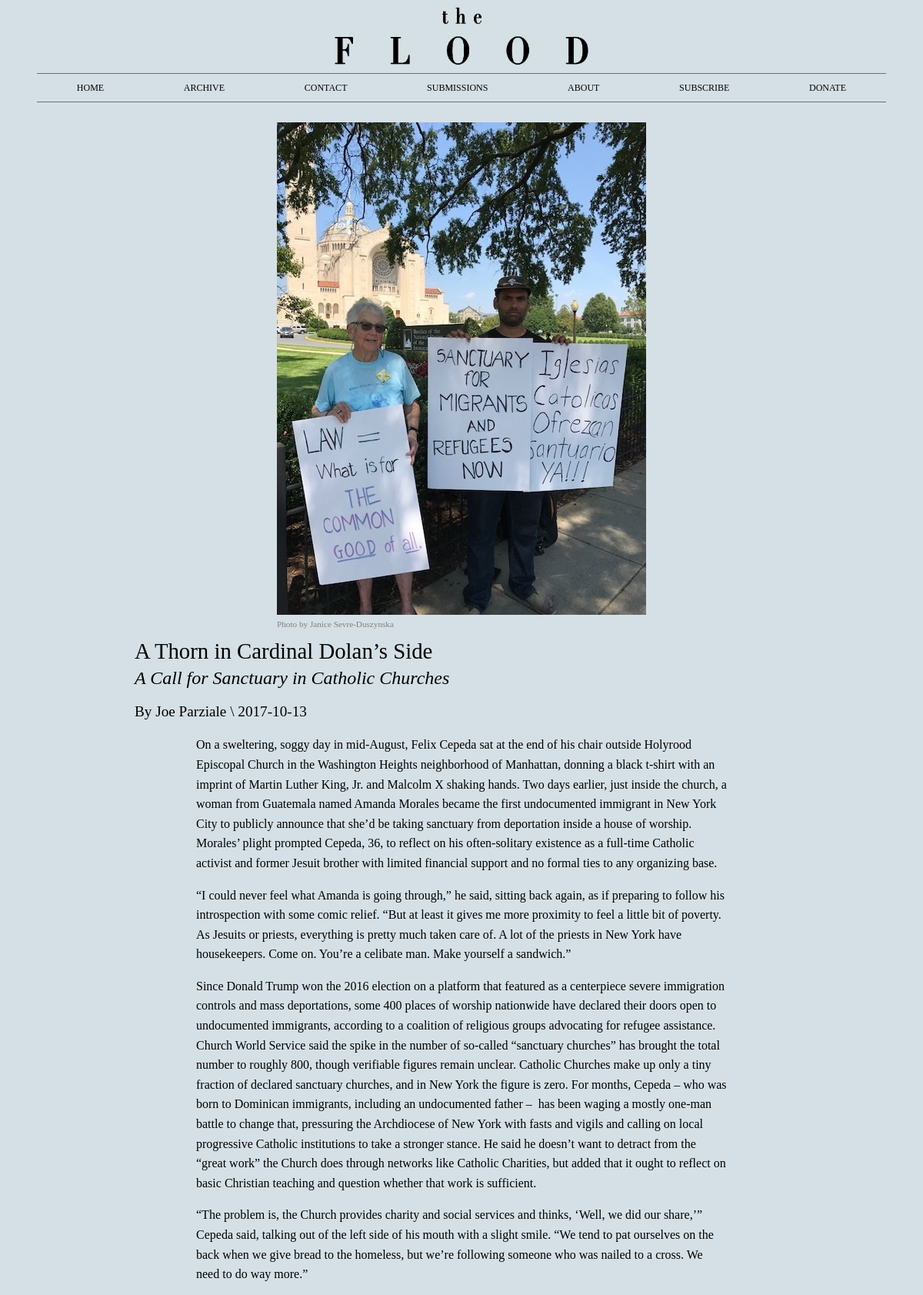
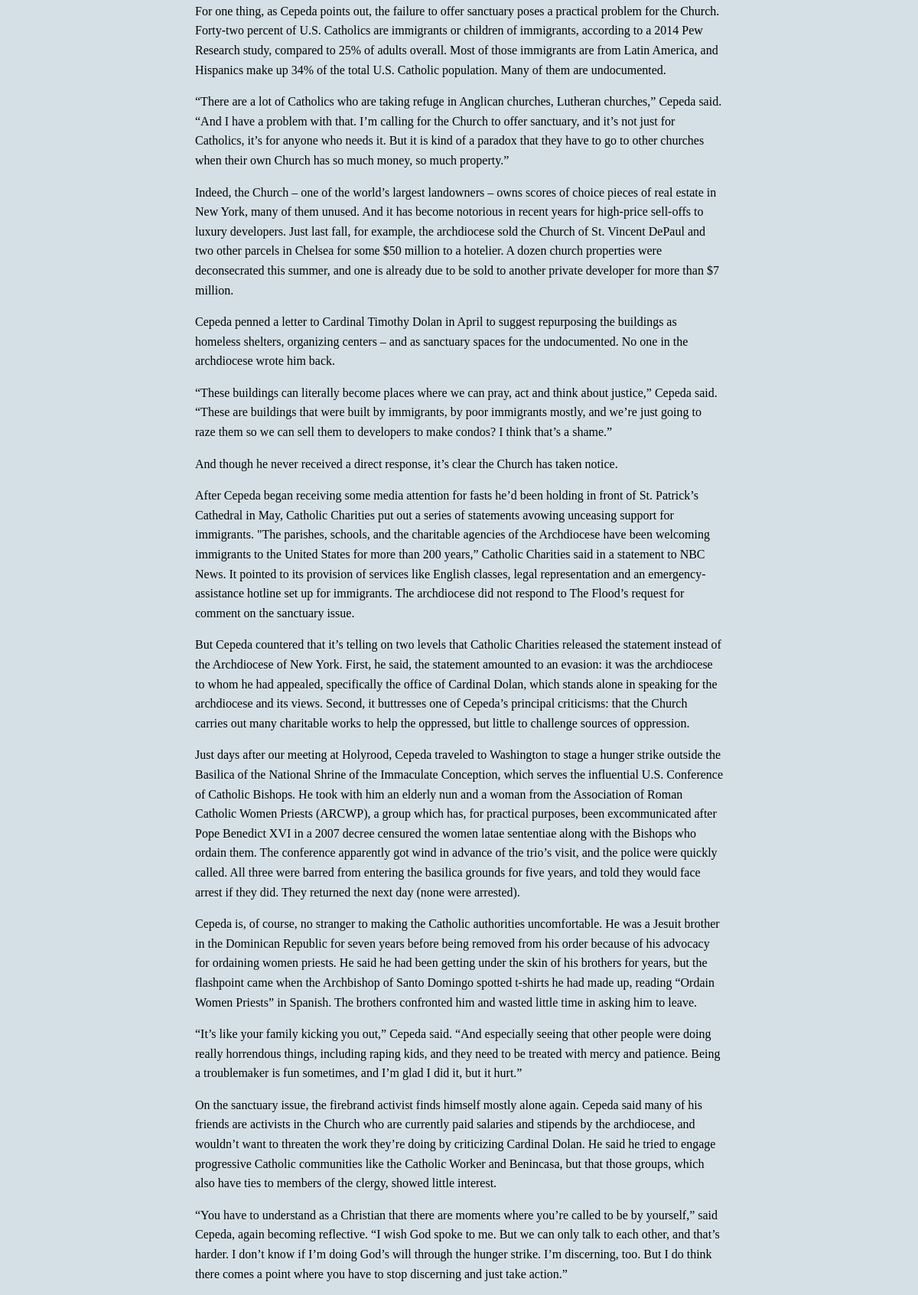
/archive/a-thorn-in-cardinal-dolans/5 (upper part), run on the app's committed database (2 pictures, top to bottom).
### database_setup.py (models this page shows, shortened)
class ArticleResource(Base):
    __tablename__ = 'article_resources'
    id = Column(Integer, primary_key=True)
    name = Column(String(255), nullable=False)
    article_id = Column(Integer, ForeignKey('article.id'))
    article = relationship(Article)
    resource_type = Column(String(255), nullable=False)
    is_title_img = Column(Boolean, default=False)
    caption = Column(String(1024))
    resource_location = Column(String(255), nullable=False)

class Article(Base):
    __tablename__ = 'article'
    id = Column(Integer, primary_key=True)
    title = Column(String(1024), nullable=False)
    subtitle = Column(String(1024))
    publish_date = Column(Date, nullable=False, default=today)
    url_desc = Column(String(255), nullable=False)
    html_text = Column(String, nullable=False)
    on_home = Column(Boolean, default=False, index=True)
    featured = Column(Boolean, default=False)
    priority = Column(Integer)
    lead = Column(String)

class Author(Base):
    __tablename__ = 'author'
    id = Column(Integer, primary_key=True)
    name = Column(String(255), nullable=False)
    bio = Column(String)

### floodserver.py (the view)
@app.route('/archive/<string:url_desc>/<int:article_id>')
def showArticle(article_id, url_desc):
    articleToShow = getArticle(article_id)
    image = getTitleImageForArticle(articleToShow.id)
    other_images = getNontitleImagesForArticle(articleToShow.id)
    authors = getAuthorsForArticle(articleToShow.id)
    return render_template(
        'article.html',
        article=articleToShow,
        authors=authors,
        image=image,
        other_images=other_images
    )

### floodserver.py (called while the page is built)
def getArticle(article_id):
    try:
        article = session.query(Article).filter_by(id=article_id).one()
        if article.html_text:
            article.html_text = article.html_text.replace("{{pull:", "}}test:")
        return article
    except:
        return None

def getAuthorsForArticle(article_id):
    authors = session.query(Author).join(ArticleAuthor).filter_by(article_id=article_id).all()
    return authors

def getTitleImageForArticle(article_id):
    try:
        image = session.query(ArticleResource).filter_by(
            article_id=article_id, is_title_img=True
        ).one()
        return image
    except:
        return None

def getNontitleImagesForArticle(article_id):
    try:
        images = session.query(ArticleResource).filter_by(
            article_id=article_id, is_title_img=False
        ).all()
        return images
    except:
        return None

### templates/article.html (shortened to what this page needs)
<!DOCTYPE html>
<html lang="en">
<head>
  <link rel="stylesheet" href="{{url_for('static', filename='styles.css')}}">
  <link rel="stylesheet" href="{{url_for('static', filename='article.css')}}">
</head>
<body>
  {% include 'header.html' %}
  <article>
    {% if image %}
      <section class="header-image">
        <img alt="{{article.title}}" src="{{image.resource_location}}">
        <span class="caption">{{image.caption}}</span>
      </section>
    {% endif %}
    <section class="text">
      <h1>{{article.title}}</h1>
      {% if article.subtitle %}
        <h2>{{article.subtitle}}</h2>
      {% endif %}
      <h3 class="authorAndDate">
        {% if authors %}
          By
          {% for author in authors %}
            {{author.name}} \
          {% endfor %}
        {% endif %}
        {{article.publish_date}}
      </h3>
      <section class="text">
        {{article.html_text|safe}}
      </section>
    </section>
  </article>
</body>
</html>

### static/styles.css (style rules this page uses)
body * { display: flex; flex-wrap: wrap; }
body { background-color: rgb(213, 224, 230); font-family: 'Droid Serif', serif; }
p { display: block; }
.caption { word-wrap: break-word; font: 70%/1.5 'Droid Serif', serif; color: grey; }

### static/article.css (style rules this page uses)
article { margin: 1em 15px; display: block; text-align: center; }
.header-image { display: inline-block; }
.header-image img { max-width: 100%; padding: 10px 0 0 0; display: inline-block; }
.caption { text-align: left; display: block; margin: 0 0 10px 0; }
.text { font: 100%/1.6 'Droid Serif', serif; padding: 0; margin: 0 auto; display: block; text-align: left; }
p { text-align: left; }
h1 { font: 180% 'Droid Serif', serif; margin: 0; }
h2 { font: 150% 'Droid Serif', serif; font-style: italic; margin: 5px 0 0 0; }
h3 { font: 120% 'Droid Serif', serif; }
@media screen and (min-width: 500px) { .text { padding: 0 40px; } }
@media screen and (min-width:800px) { .text { padding: 0 80px; max-width: 850px; text-align: center; } }
@media screen and (min-width:800px) { .header-image { max-width: 60%; } }

### data on the page
ArticleResource: resource_location (picture), caption "Photo by Janice Sevre-Duszynska"
Article: title "A Thorn in Cardinal Dolan’s Side", subtitle "A Call for Sanctuary in Catholic Churches", publish_date "2017-10-13", html_text "On a sweltering, soggy day in mid-August, Felix Cepeda sat at the end of his chair outside Holyrood Episcopal Church in the Washington Heights neighborhood of Manhattan, donning a black t-shirt with an imprint of Martin Luther King, Jr. and Malcolm X shaking hands. Two days earlier, just inside the church, a woman from Guatemala named Amanda Morales became the first undocumented immigrant in New York City to publicly announce that she’d be taking sanctuary from deportation inside a house of worship. Morales’ plight prompted Cepeda, 36, to reflect on his often-solitary existence as a full-time Catholic activist and former Jesuit brother with limited financial support and no formal ties to…"
Author: name "Joe Parziale"
